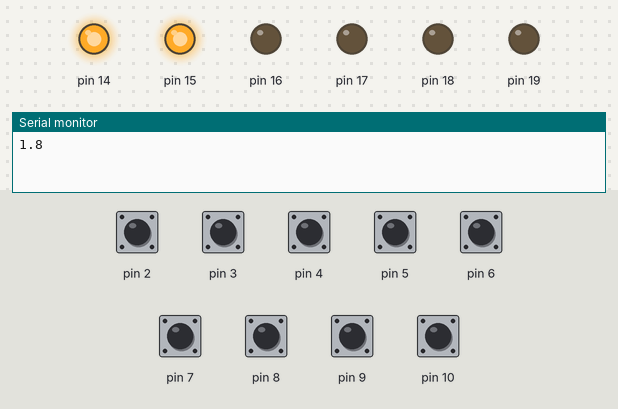
The sketch below on a simulated Arduino Uno, built with avr-gcc and run on an emulated ATmega328P. Shown: output pins drawn as LEDs (lit = HIGH), the last lines printed to the serial monitor. The test bench sets the inputs (shaded band); at power-on: pin 2–10 HIGH.

Above: at 2.2 s.
2.3 s: pin 5 pulled LOW for 1.25 s
At 4.3 s:
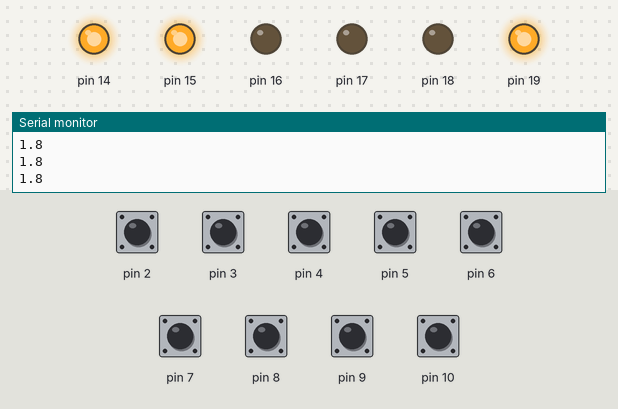
5.0 s: pin 6 pulled LOW for 1.25 s
At 6.2 s:
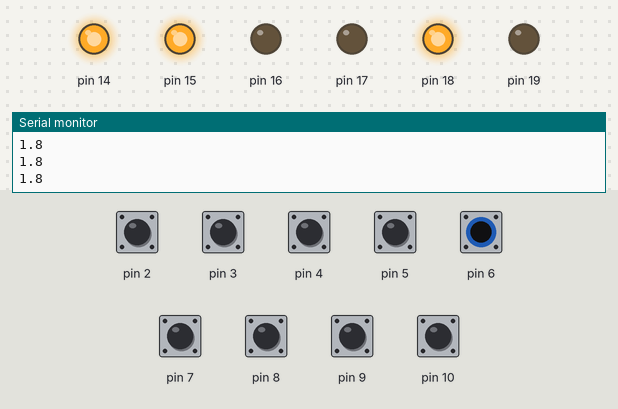
7.7 s: pin 7 pulled LOW for 1.25 s
At 9.1 s:
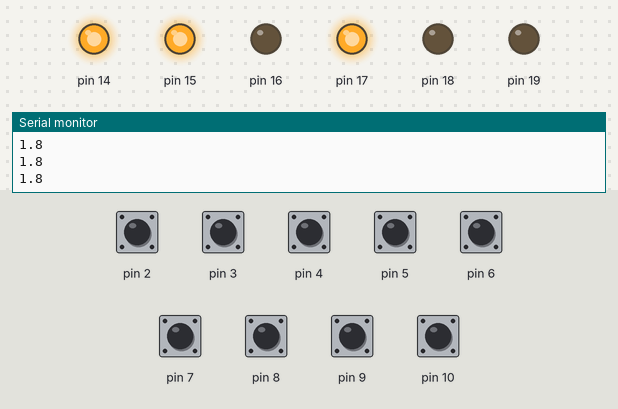
10.4 s: pin 8 pulled LOW for 1.25 s
At 11.9 s:
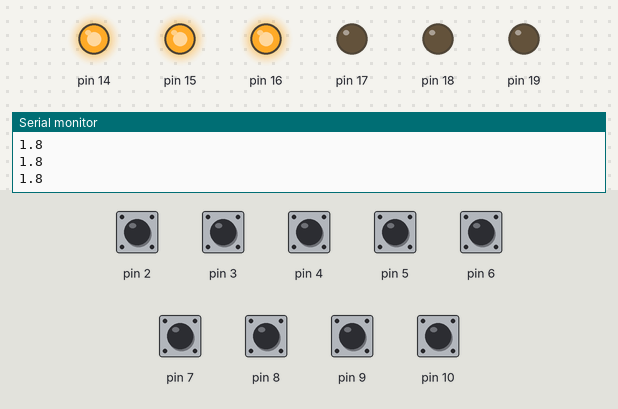
13.1 s: pin 9 pulled LOW for 1.25 s
At 15.37 s:
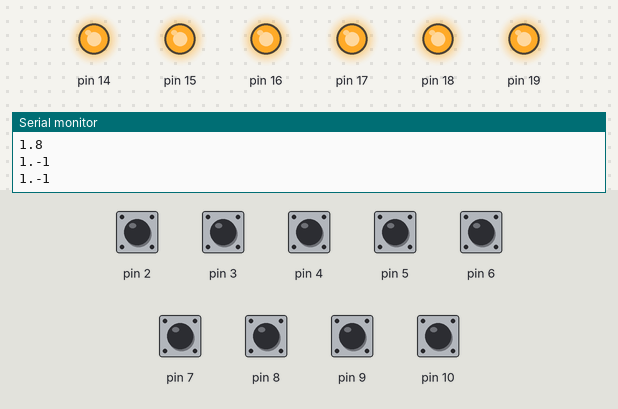
Timing chart, 0 to 17.0 s (numbered marks = the images above; inputs shaded):
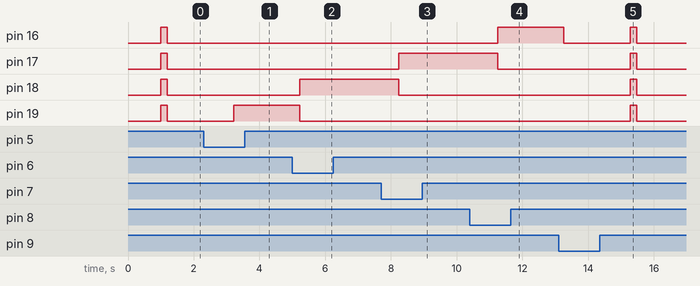

Measured:
- after the input at 2.3 s, pin 19: LOW → HIGH after 0.91 s
- after the input at 5.0 s, pin 18: LOW → HIGH after 0.22 s; pin 19: HIGH → LOW after 0.22 s
- after the input at 7.7 s, pin 17: LOW → HIGH after 0.54 s; pin 18: HIGH → LOW after 0.54 s
- after the input at 10.4 s, pin 16: LOW → HIGH after 0.85 s; pin 17: HIGH → LOW after 0.85 s
- after the input at 13.1 s, pin 16: HIGH → LOW after 0.16 s, → HIGH 2.0 s later, → LOW 0.20 s later; pin 17–19: LOW → HIGH after 2.2 s, → LOW 0.20 s later

The sketch:

control_panel.ino
```cpp
/* control_panel.ino
 *
 * Connor Kafka
 * September 29th, 2018
 *
 * Mission Planner Control Panel Rev2.
 *
 * This Arduino sketch turns on LEDs and sends serial messages when a button or switch is pressed on the
 * hardware control panel.
 *
 * The first byte sent is equal to decimal 8 or 9 for ARMED or DISARMED, respectively
 * The second byte sent is equal to decimal 0-8, which corresponds to the buttons (0-7) or return to launch (RTL) switch (8)
 */

//Macros
#define ARM_SWITCH    Switches[0]
#define RTL_SWITCH    Switches[1]

//Message IDs - buttons are IDs 0-7
int RTL = 8;
#define ARMED B1
#define DISARMED B0

int activeAction = -1;
int prevAction = -1;

typedef struct {
  int inputPin;
  int powerPin;
} Button;

typedef struct {
  int inputPin;
  int powerPin;
  boolean state;
} Switch;

Button Buttons[8];
Switch Switches[2];


void setup() {
  //initialize all of the flight mode buttons
  for(int i = 0; i < 8; i++){
    Buttons[i].inputPin = (8 - i);                            //Button input pins range from 8-1
    pinMode((Buttons[i].inputPin), INPUT_PULLUP);
    Buttons[i].powerPin = (i + 16);                           //Button power pins range from 16-23
    pinMode((Buttons[i].powerPin), OUTPUT);
  }

  //initialize the two switches
  for(int i = 0; i < 2; i++){
    Switches[i].inputPin = (10 - i);                          //Switch input pins range from 10-9
    pinMode((Switches[i].inputPin), INPUT_PULLUP);
    Switches[i].powerPin = (i + 14);                          //Switch power pins range from 14-15
    pinMode((Switches[i].powerPin), OUTPUT);
    Switches[i].state = false;                                //Switches are initially off
    digitalWrite(Switches[i].powerPin, HIGH);                 //Provide power to switch LED, activates mechanically when switched
  }
  delay(1000);
  Serial.begin(9600);
}

//Main function, runs continously
void loop() {
  /*
  for(int i = 0; i < 8; i++){
    if(!digitalRead(Buttons[i].inputPin)){
      digitalWrite(Buttons[i].powerPin, HIGH);                                         //turn the pressed button on and the rest off
    }
  }

  if(digitalRead(ARM_SWITCH.inputPin)){
    Serial.println("hello");
  }else {
    Serial.println("garbage");
  }
  */


  //Handle input from the buttons
  for(int i = 0; i < 8; i++){
    if(!digitalRead(Buttons[i].inputPin)){
      activeAction = i;
      lightsOff(i);                                         //turn the pressed button on and the rest off
    }
  }

  //Check the RTL switch
  if(digitalRead(RTL_SWITCH.inputPin)){
    if(!RTL_SWITCH.state){
      prevAction = activeAction;
      pulse();
    }
    activeAction = RTL;
    RTL_SWITCH.state = true;
  } else if (RTL_SWITCH.state){                             //if RTL cancelled, revert to the old flight mode
    activeAction = prevAction;
    lightsOff(activeAction);
    RTL_SWITCH.state = false;
  }
  bool armStatus;
  //armStatus = digitalRead(ARM_SWITCH.inputPin);
  //Send serial messages
  (digitalRead(ARM_SWITCH.inputPin)) ? Serial.print(ARMED) : Serial.print(DISARMED);
  //digitalRead(10);
  //digitalRead(ARM_SWITCH.inputPin);
  Serial.print(".");
  Serial.println(activeAction);
  Serial.flush();

  delay(1000);


}


//This function turns on a selected light and the rest off
void lightsOff(int on){
  digitalWrite(Buttons[on].powerPin, HIGH);
  for(int i = 0; i < 8; i++){
    if(i != on){
      digitalWrite(Buttons[i].powerPin, LOW);
    }
  }
}

//This function flashes the button lights for 200 ms
void pulse(){
  for(int i = 0; i < 8; i++){
    digitalWrite(Buttons[i].powerPin, HIGH);
  }
  delay(200);
  for(int i = 7; i >= 0; i--){
    digitalWrite(Buttons[i].powerPin, LOW);
  }
}
```
